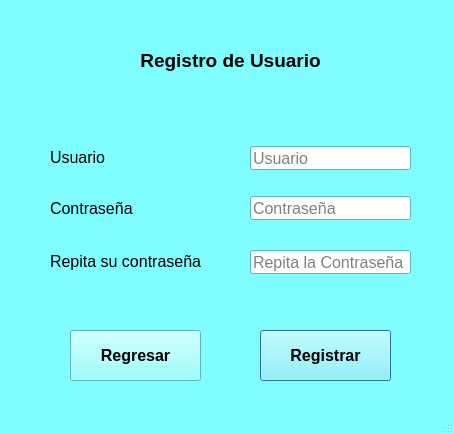
<?xml version="1.0" encoding="UTF-8"?>
<ui version="4.0">
 <class>Registro_Usuario</class>
 <widget class="QMainWindow" name="Registro_Usuario">
  <property name="enabled">
   <bool>true</bool>
  </property>
  <property name="geometry">
   <rect>
    <x>0</x>
    <y>0</y>
    <width>454</width>
    <height>434</height>
   </rect>
  </property>
  <property name="minimumSize">
   <size>
    <width>454</width>
    <height>434</height>
   </size>
  </property>
  <property name="maximumSize">
   <size>
    <width>454</width>
    <height>434</height>
   </size>
  </property>
  <property name="palette">
   <palette>
    <active>
     <colorrole role="WindowText">
      <brush brushstyle="SolidPattern">
       <color alpha="255">
        <red>0</red>
        <green>0</green>
        <blue>0</blue>
       </color>
      </brush>
     </colorrole>
     <colorrole role="Button">
      <brush brushstyle="SolidPattern">
       <color alpha="255">
        <red>128</red>
        <green>253</green>
        <blue>255</blue>
       </color>
      </brush>
     </colorrole>
     <colorrole role="Light">
      <brush brushstyle="SolidPattern">
       <color alpha="255">
        <red>255</red>
        <green>255</green>
        <blue>255</blue>
       </color>
      </brush>
     </colorrole>
     <colorrole role="Midlight">
      <brush brushstyle="SolidPattern">
       <color alpha="255">
        <red>191</red>
        <green>254</green>
        <blue>255</blue>
       </color>
      </brush>
     </colorrole>
     <colorrole role="Dark">
      <brush brushstyle="SolidPattern">
       <color alpha="255">
        <red>64</red>
        <green>126</green>
        <blue>127</blue>
       </color>
      </brush>
     </colorrole>
     <colorrole role="Mid">
      <brush brushstyle="SolidPattern">
       <color alpha="255">
        <red>85</red>
        <green>169</green>
        <blue>170</blue>
       </color>
      </brush>
     </colorrole>
     <colorrole role="Text">
      <brush brushstyle="SolidPattern">
       <color alpha="255">
        <red>0</red>
        <green>0</green>
        <blue>0</blue>
       </color>
      </brush>
     </colorrole>
     <colorrole role="BrightText">
      <brush brushstyle="SolidPattern">
       <color alpha="255">
        <red>255</red>
        <green>255</green>
        <blue>255</blue>
       </color>
      </brush>
     </colorrole>
     <colorrole role="ButtonText">
      <brush brushstyle="SolidPattern">
       <color alpha="255">
        <red>0</red>
        <green>0</green>
        <blue>0</blue>
       </color>
      </brush>
     </colorrole>
     <colorrole role="Base">
      <brush brushstyle="SolidPattern">
       <color alpha="255">
        <red>255</red>
        <green>255</green>
        <blue>255</blue>
       </color>
      </brush>
     </colorrole>
     <colorrole role="Window">
      <brush brushstyle="SolidPattern">
       <color alpha="255">
        <red>128</red>
        <green>253</green>
        <blue>255</blue>
       </color>
      </brush>
     </colorrole>
     <colorrole role="Shadow">
      <brush brushstyle="SolidPattern">
       <color alpha="255">
        <red>0</red>
        <green>0</green>
        <blue>0</blue>
       </color>
      </brush>
     </colorrole>
     <colorrole role="AlternateBase">
      <brush brushstyle="SolidPattern">
       <color alpha="255">
        <red>191</red>
        <green>254</green>
        <blue>255</blue>
       </color>
      </brush>
     </colorrole>
     <colorrole role="ToolTipBase">
      <brush brushstyle="SolidPattern">
       <color alpha="255">
        <red>255</red>
        <green>255</green>
        <blue>220</blue>
       </color>
      </brush>
     </colorrole>
     <colorrole role="ToolTipText">
      <brush brushstyle="SolidPattern">
       <color alpha="255">
        <red>0</red>
        <green>0</green>
        <blue>0</blue>
       </color>
      </brush>
     </colorrole>
    </active>
    <inactive>
     <colorrole role="WindowText">
      <brush brushstyle="SolidPattern">
       <color alpha="255">
        <red>0</red>
        <green>0</green>
        <blue>0</blue>
       </color>
      </brush>
     </colorrole>
     <colorrole role="Button">
      <brush brushstyle="SolidPattern">
       <color alpha="255">
        <red>128</red>
        <green>253</green>
        <blue>255</blue>
       </color>
      </brush>
     </colorrole>
     <colorrole role="Light">
      <brush brushstyle="SolidPattern">
       <color alpha="255">
        <red>255</red>
        <green>255</green>
        <blue>255</blue>
       </color>
      </brush>
     </colorrole>
     <colorrole role="Midlight">
      <brush brushstyle="SolidPattern">
       <color alpha="255">
        <red>191</red>
        <green>254</green>
        <blue>255</blue>
       </color>
      </brush>
     </colorrole>
     <colorrole role="Dark">
      <brush brushstyle="SolidPattern">
       <color alpha="255">
        <red>64</red>
        <green>126</green>
        <blue>127</blue>
       </color>
      </brush>
     </colorrole>
     <colorrole role="Mid">
      <brush brushstyle="SolidPattern">
       <color alpha="255">
        <red>85</red>
        <green>169</green>
        <blue>170</blue>
       </color>
      </brush>
     </colorrole>
     <colorrole role="Text">
      <brush brushstyle="SolidPattern">
       <color alpha="255">
        <red>0</red>
        <green>0</green>
        <blue>0</blue>
       </color>
      </brush>
     </colorrole>
     <colorrole role="BrightText">
      <brush brushstyle="SolidPattern">
       <color alpha="255">
        <red>255</red>
        <green>255</green>
        <blue>255</blue>
       </color>
      </brush>
     </colorrole>
     <colorrole role="ButtonText">
      <brush brushstyle="SolidPattern">
       <color alpha="255">
        <red>0</red>
        <green>0</green>
        <blue>0</blue>
       </color>
      </brush>
     </colorrole>
     <colorrole role="Base">
      <brush brushstyle="SolidPattern">
       <color alpha="255">
        <red>255</red>
        <green>255</green>
        <blue>255</blue>
       </color>
      </brush>
     </colorrole>
     <colorrole role="Window">
      <brush brushstyle="SolidPattern">
       <color alpha="255">
        <red>128</red>
        <green>253</green>
        <blue>255</blue>
       </color>
      </brush>
     </colorrole>
     <colorrole role="Shadow">
      <brush brushstyle="SolidPattern">
       <color alpha="255">
        <red>0</red>
        <green>0</green>
        <blue>0</blue>
       </color>
      </brush>
     </colorrole>
     <colorrole role="AlternateBase">
      <brush brushstyle="SolidPattern">
       <color alpha="255">
        <red>191</red>
        <green>254</green>
        <blue>255</blue>
       </color>
      </brush>
     </colorrole>
     <colorrole role="ToolTipBase">
      <brush brushstyle="SolidPattern">
       <color alpha="255">
        <red>255</red>
        <green>255</green>
        <blue>220</blue>
       </color>
      </brush>
     </colorrole>
     <colorrole role="ToolTipText">
      <brush brushstyle="SolidPattern">
       <color alpha="255">
        <red>0</red>
        <green>0</green>
        <blue>0</blue>
       </color>
      </brush>
     </colorrole>
    </inactive>
    <disabled>
     <colorrole role="WindowText">
      <brush brushstyle="SolidPattern">
       <color alpha="255">
        <red>64</red>
        <green>126</green>
        <blue>127</blue>
       </color>
      </brush>
     </colorrole>
     <colorrole role="Button">
      <brush brushstyle="SolidPattern">
       <color alpha="255">
        <red>128</red>
        <green>253</green>
        <blue>255</blue>
       </color>
      </brush>
     </colorrole>
     <colorrole role="Light">
      <brush brushstyle="SolidPattern">
       <color alpha="255">
        <red>255</red>
        <green>255</green>
        <blue>255</blue>
       </color>
      </brush>
     </colorrole>
     <colorrole role="Midlight">
      <brush brushstyle="SolidPattern">
       <color alpha="255">
        <red>191</red>
        <green>254</green>
        <blue>255</blue>
       </color>
      </brush>
     </colorrole>
     <colorrole role="Dark">
      <brush brushstyle="SolidPattern">
       <color alpha="255">
        <red>64</red>
        <green>126</green>
        <blue>127</blue>
       </color>
      </brush>
     </colorrole>
     <colorrole role="Mid">
      <brush brushstyle="SolidPattern">
       <color alpha="255">
        <red>85</red>
        <green>169</green>
        <blue>170</blue>
       </color>
      </brush>
     </colorrole>
     <colorrole role="Text">
      <brush brushstyle="SolidPattern">
       <color alpha="255">
        <red>64</red>
        <green>126</green>
        <blue>127</blue>
       </color>
      </brush>
     </colorrole>
     <colorrole role="BrightText">
      <brush brushstyle="SolidPattern">
       <color alpha="255">
        <red>255</red>
        <green>255</green>
        <blue>255</blue>
       </color>
      </brush>
     </colorrole>
     <colorrole role="ButtonText">
      <brush brushstyle="SolidPattern">
       <color alpha="255">
        <red>64</red>
        <green>126</green>
        <blue>127</blue>
       </color>
      </brush>
     </colorrole>
     <colorrole role="Base">
      <brush brushstyle="SolidPattern">
       <color alpha="255">
        <red>128</red>
        <green>253</green>
        <blue>255</blue>
       </color>
      </brush>
     </colorrole>
     <colorrole role="Window">
      <brush brushstyle="SolidPattern">
       <color alpha="255">
        <red>128</red>
        <green>253</green>
        <blue>255</blue>
       </color>
      </brush>
     </colorrole>
     <colorrole role="Shadow">
      <brush brushstyle="SolidPattern">
       <color alpha="255">
        <red>0</red>
        <green>0</green>
        <blue>0</blue>
       </color>
      </brush>
     </colorrole>
     <colorrole role="AlternateBase">
      <brush brushstyle="SolidPattern">
       <color alpha="255">
        <red>128</red>
        <green>253</green>
        <blue>255</blue>
       </color>
      </brush>
     </colorrole>
     <colorrole role="ToolTipBase">
      <brush brushstyle="SolidPattern">
       <color alpha="255">
        <red>255</red>
        <green>255</green>
        <blue>220</blue>
       </color>
      </brush>
     </colorrole>
     <colorrole role="ToolTipText">
      <brush brushstyle="SolidPattern">
       <color alpha="255">
        <red>0</red>
        <green>0</green>
        <blue>0</blue>
       </color>
      </brush>
     </colorrole>
    </disabled>
   </palette>
  </property>
  <property name="font">
   <font>
    <pointsize>12</pointsize>
   </font>
  </property>
  <property name="windowTitle">
   <string>MainWindow</string>
  </property>
  <widget class="QWidget" name="centralwidget">
   <widget class="QLineEdit" name="Text_usu">
    <property name="geometry">
     <rect>
      <x>250</x>
      <y>146</y>
      <width>161</width>
      <height>24</height>
     </rect>
    </property>
    <property name="maxLength">
     <number>20</number>
    </property>
    <property name="placeholderText">
     <string>Usuario</string>
    </property>
   </widget>
   <widget class="QLineEdit" name="Text_pass">
    <property name="geometry">
     <rect>
      <x>250</x>
      <y>196</y>
      <width>161</width>
      <height>24</height>
     </rect>
    </property>
    <property name="maxLength">
     <number>20</number>
    </property>
    <property name="echoMode">
     <enum>QLineEdit::Password</enum>
    </property>
    <property name="placeholderText">
     <string>Contraseña</string>
    </property>
   </widget>
   <widget class="QLineEdit" name="Text_confpass">
    <property name="geometry">
     <rect>
      <x>250</x>
      <y>250</y>
      <width>161</width>
      <height>24</height>
     </rect>
    </property>
    <property name="text">
     <string/>
    </property>
    <property name="maxLength">
     <number>20</number>
    </property>
    <property name="echoMode">
     <enum>QLineEdit::Password</enum>
    </property>
    <property name="placeholderText">
     <string>Repita la Contraseña</string>
    </property>
   </widget>
   <widget class="QLabel" name="label">
    <property name="geometry">
     <rect>
      <x>10</x>
      <y>20</y>
      <width>441</width>
      <height>81</height>
     </rect>
    </property>
    <property name="font">
     <font>
      <pointsize>14</pointsize>
      <weight>75</weight>
      <bold>true</bold>
     </font>
    </property>
    <property name="text">
     <string>Registro de Usuario</string>
    </property>
    <property name="alignment">
     <set>Qt::AlignCenter</set>
    </property>
   </widget>
   <widget class="QLabel" name="Label_usu">
    <property name="geometry">
     <rect>
      <x>50</x>
      <y>142</y>
      <width>131</width>
      <height>31</height>
     </rect>
    </property>
    <property name="text">
     <string>Usuario</string>
    </property>
   </widget>
   <widget class="QLabel" name="Label_pass">
    <property name="geometry">
     <rect>
      <x>50</x>
      <y>190</y>
      <width>131</width>
      <height>37</height>
     </rect>
    </property>
    <property name="text">
     <string>Contraseña</string>
    </property>
   </widget>
   <widget class="QLabel" name="Label_confpass">
    <property name="geometry">
     <rect>
      <x>50</x>
      <y>246</y>
      <width>171</width>
      <height>31</height>
     </rect>
    </property>
    <property name="text">
     <string>Repita su contraseña</string>
    </property>
   </widget>
   <widget class="QPushButton" name="Boton_Registrar">
    <property name="geometry">
     <rect>
      <x>260</x>
      <y>330</y>
      <width>131</width>
      <height>51</height>
     </rect>
    </property>
    <property name="font">
     <font>
      <weight>75</weight>
      <bold>true</bold>
     </font>
    </property>
    <property name="cursor">
     <cursorShape>PointingHandCursor</cursorShape>
    </property>
    <property name="text">
     <string>Registrar</string>
    </property>
    <property name="shortcut">
     <string>Return</string>
    </property>
    <property name="autoDefault">
     <bool>false</bool>
    </property>
    <property name="default">
     <bool>true</bool>
    </property>
   </widget>
   <widget class="QPushButton" name="Boton_Regresar">
    <property name="geometry">
     <rect>
      <x>70</x>
      <y>330</y>
      <width>131</width>
      <height>51</height>
     </rect>
    </property>
    <property name="font">
     <font>
      <weight>75</weight>
      <bold>true</bold>
     </font>
    </property>
    <property name="cursor">
     <cursorShape>PointingHandCursor</cursorShape>
    </property>
    <property name="text">
     <string>Regresar</string>
    </property>
    <property name="shortcut">
     <string>Esc</string>
    </property>
   </widget>
  </widget>
  <widget class="QStatusBar" name="statusbar"/>
 </widget>
 <resources/>
 <connections/>
</ui>
